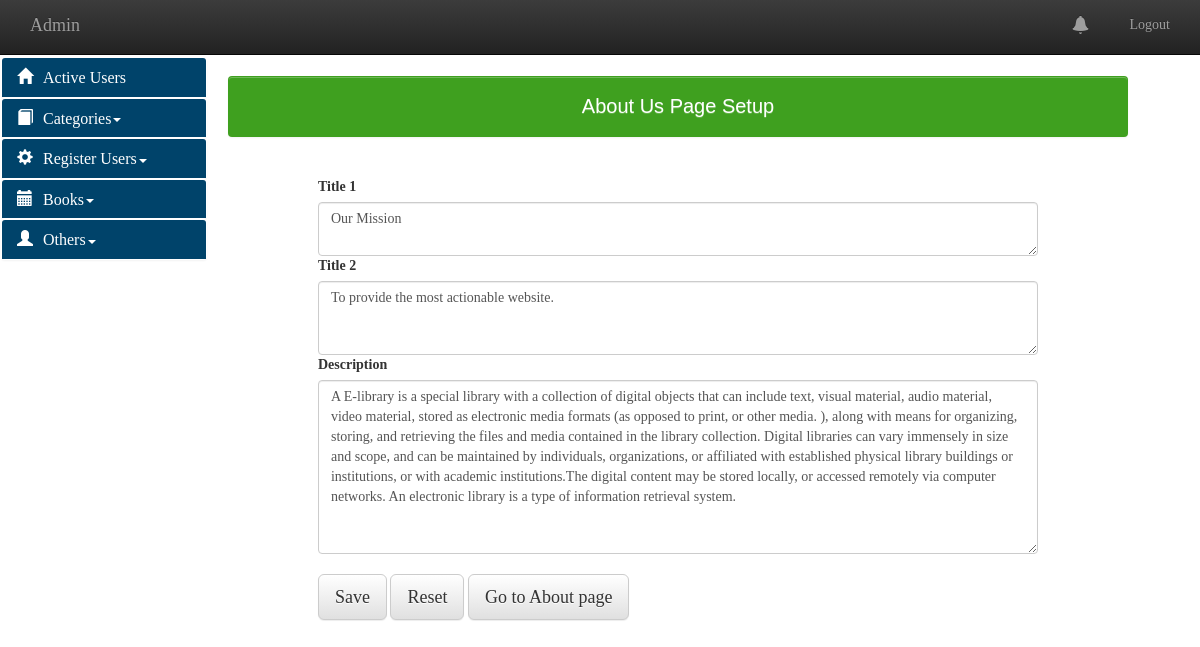
Screenshot of /admin/about_update_section.php with the database file from the repository.
### tables this page shows
CREATE TABLE IF NOT EXISTS `about_page` (
  `id` int(11) NOT NULL AUTO_INCREMENT,
  `title_1` varchar(225) NOT NULL,
  `title_2` varchar(225) NOT NULL,
  `text` text NOT NULL,
  PRIMARY KEY (`id`)
);

### admin/about_update_section.php (the view, shortened to what this page needs)
<?php include "header.php";
include "header_menu.php";
include "side_menu.php";  ?>
<?php
$stmt = "SELECT * FROM `about_page` ORDER BY `about_page`.`id` DESC";
$stmt = $conn->query($stmt);
$stmt = mysqli_fetch_array($stmt);
$title_1 = $stmt['title_1'];
$title_2 = $stmt['title_2'];
$text = $stmt['text'];
?>
<div class="row">
    <div class="alert"><center>About Us Page Setup</center></div><br />
    <div class="col-md-10 col-md-offset-1">
    <form class="form-horizontal" method="post">
    <label class="">Title 1</label><br />
    <textarea name="title_1" class="form-control" rows="2"><?=$title_1?></textarea>
     <label>Title 2</label><br />
     <textarea name="title_2" class="form-control" rows="3"><?=$title_2?></textarea>
     <label>Description</label><br />
     <textarea name="text" class="form-control" rows="8"><?=$text?></textarea><br />
     <button type="submit" name="submit-save" class="btn btn-default btn-lg">Save</button>
     <button type="reset" class="btn btn-default  btn-lg">Reset</button>
     <a href="../about.php"><button type="button" class="btn btn-default  btn-lg">Go to About page</button></a>
    </form>
</div>
</div>
<?php  include "footer.php"; mysqli_close($conn); ?>

### admin/side_menu.php (style rules this page uses)
a { color:#000; }

### admin/about_update_section.php (style rules this page uses)
.alert { color: rgb(255, 255, 255); background-color: rgb(63, 160, 31); font-size: 20px; font-family: sans-serif; }

### rows the page displays
about_page: title_1 "Our Mission", title_2 "To provide the most actionable website.", text "A E-library is a special library with a collection of digital objects that can include text, visual material, audio material, video material, stored as electronic media formats (as opposed to print, or other media. ), along with means for organizing, storing, and retrieving the files and media contained in the library collection. Digital libraries can vary immensely in size and scope, and can be maintained by individuals, organizations, or affiliated with established physical library buildings or institutions, or with academic institutions.The digital content may be stored locally, or accessed remotely via computer networks. An electronic library is a type of information retrieval system."
